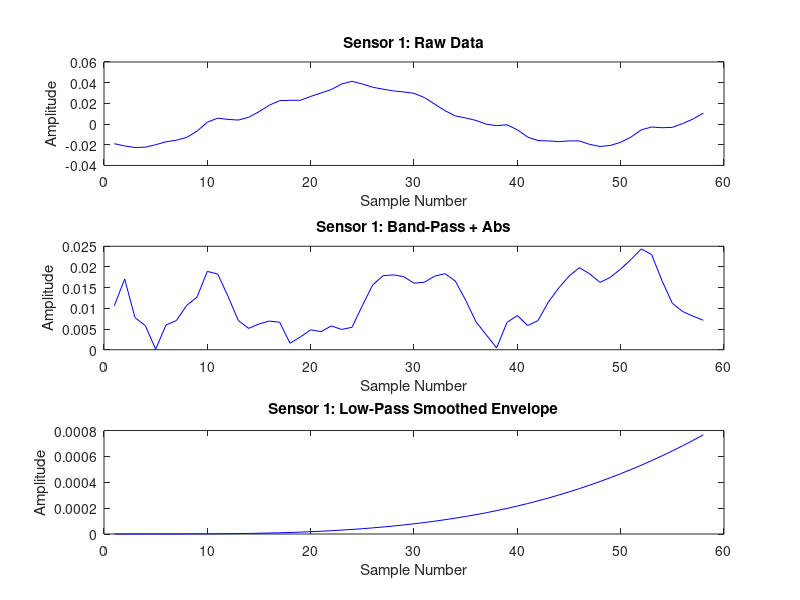

The MATLAB source for this figure: (Note: this script raises an error after producing the figure.)
% live_plot_separate_thresholds.m
% This script continuously reads live_data.txt, accumulates sensor data,
% processes it in three stages, and displays the results in separate figures.
%
% Processing stages for each sensor:
%   1. Raw Live Data
%   2. Band-Pass Filtered + Absolute Value
%   3. Low-Pass Filtered (Smoothed Envelope) with Threshold Lines
%
% Threshold lines for four finger groups (Pinky, Ring, Middle, Index) are
% drawn only on the low-pass smoothed envelope plots.

%% Threshold Variables (adjust as needed)
% Sensor 1 thresholds
sensor1_pinky_lower  = 0.01;
sensor1_pinky_upper  = 0.02;
sensor1_ring_lower   = 0.02;
sensor1_ring_upper   = 0.03;
sensor1_middle_lower = 0.03;
sensor1_middle_upper = 0.04;
sensor1_index_lower  = 0.04;
sensor1_index_upper  = 0.05;

% Sensor 2 thresholds
sensor2_pinky_lower  = 0.01;
sensor2_pinky_upper  = 0.02;
sensor2_ring_lower   = 0.02;
sensor2_ring_upper   = 0.03;
sensor2_middle_lower = 0.03;
sensor2_middle_upper = 0.04;
sensor2_index_lower  = 0.04;
sensor2_index_upper  = 0.05;

%% Filter Design Parameters
fs = 1000;  % Sampling frequency in Hz

% Butterworth band-pass filter (e.g., 20-450 Hz for EMG)
order_bp = 4;
low_cutoff = 20;   % Hz
high_cutoff = 450; % Hz
[b_bp, a_bp] = butter(order_bp, [low_cutoff high_cutoff] / (fs/2));

% Butterworth low-pass filter for envelope smoothing (e.g., 4 Hz cutoff)
order_lp = 4;
lp_cutoff = 4;   % Hz
[b_lp, a_lp] = butter(order_lp, lp_cutoff / (fs/2));

%% Initialize History Arrays
sensor1_history = [];
sensor2_history = [];

% Initialize state variables for threshold detection
sensor1_current_finger = '';
sensor2_current_finger = '';

% Create figures for Sensor 1 and Sensor 2
figure(1); % Sensor 1
figure(2); % Sensor 2

while true
    % Open the file for reading
    fid = fopen('raw_emg_data.txt', 'r');
    if fid == -1
        disp('Cannot open file. Check the filename or file path.');
        pause(1);
        continue;
    end
    
    % Read entire file content as a string
    fileText = fscanf(fid, '%c');
    fclose(fid);
    
    % Extract sensor data using regular expressions
    sensor1_tokens = regexp(fileText, 'Sensor\s*1:\s*\[(.*?)\]', 'tokens');
    sensor2_tokens = regexp(fileText, 'Sensor\s*2:\s*\[(.*?)\]', 'tokens');
    
    % Convert tokens to numeric arrays if available
    if ~isempty(sensor1_tokens)
        sensor1_data = str2num(sensor1_tokens{1}{1});  %#ok<ST2NM>
    else
        sensor1_data = [];
    end
    
    if ~isempty(sensor2_tokens)
        sensor2_data = str2num(sensor2_tokens{1}{1});  %#ok<ST2NM>
    else
        sensor2_data = [];
    end
    
    % Append new data to the cumulative history
    sensor1_history = [sensor1_history, sensor1_data];
    sensor2_history = [sensor2_history, sensor2_data];
    
    % --- Processing Sensor Data ---
    % Stage 1 & 2: Band-Pass Filter then take Absolute Value
    sensor1_bp_abs = abs(filter(b_bp, a_bp, sensor1_history));
    sensor2_bp_abs = abs(filter(b_bp, a_bp, sensor2_history));
    
    % Stage 3: Low-Pass Filter for envelope smoothing
    sensor1_env = filter(b_lp, a_lp, sensor1_bp_abs);
    sensor2_env = filter(b_lp, a_lp, sensor2_bp_abs);
    
    % --- Check for Sensor 1 Threshold Crossing ---
    if ~isempty(sensor1_env)
        currentValue = sensor1_env(end);  % Latest envelope value for Sensor 1
        newFinger = '';  % Determine which threshold is currently met
    
        % Check thresholds in descending order (higher thresholds take precedence)
        if currentValue >= sensor1_index_lower
            newFinger = 'i';
        elseif currentValue >= sensor1_middle_lower
            newFinger = 'm';
        elseif currentValue >= sensor1_ring_lower
            newFinger = 'r';
        elseif currentValue >= sensor1_pinky_lower
            newFinger = 'p';
        end
    
        % Log new event only if the threshold state has changed
        if ~isempty(newFinger) && ~strcmp(newFinger, sensor1_current_finger)
            fid_out = fopen('finger_output.txt', 'a');
            fprintf(fid_out, 'Sensor1: %s\n', newFinger);
            fclose(fid_out);
            sensor1_current_finger = newFinger;
        end
    
        % Reset the trigger state when the signal drops below the pinky threshold
        if currentValue < sensor1_pinky_lower
            sensor1_current_finger = '';
        end
    end
    
    % --- Check for Sensor 2 Threshold Crossing ---
    if ~isempty(sensor2_env)
        currentValue2 = sensor2_env(end);  % Latest envelope value for Sensor 2
        newFinger2 = '';
    
        if currentValue2 >= sensor2_index_lower
            newFinger2 = 'i';
        elseif currentValue2 >= sensor2_middle_lower
            newFinger2 = 'm';
        elseif currentValue2 >= sensor2_ring_lower
            newFinger2 = 'r';
        elseif currentValue2 >= sensor2_pinky_lower
            newFinger2 = 'p';
        end
    
        if ~isempty(newFinger2) && ~strcmp(newFinger2, sensor2_current_finger)
            fid_out = fopen('finger_output.txt', 'a');
            fprintf(fid_out, 'Sensor2: %s\n', newFinger2);
            fclose(fid_out);
            sensor2_current_finger = newFinger2;
        end
    
        if currentValue2 < sensor2_pinky_lower
            sensor2_current_finger = '';
        end
    end
    
    % --- Plotting for Sensor 1 ---
    figure(1);
    clf;  % Clear figure
    % Subplot 1: Raw Data
    subplot(3,1,1);
    plot(sensor1_history, 'b');
    title('Sensor 1: Raw Data');
    xlabel('Sample Number'); ylabel('Amplitude');
    
    % Subplot 2: Band-Pass Filtered + Absolute Value
    subplot(3,1,2);
    plot(sensor1_bp_abs, 'b');
    title('Sensor 1: Band-Pass + Abs');
    xlabel('Sample Number'); ylabel('Amplitude');
    
    % Subplot 3: Low-Pass Smoothed Envelope with Threshold Lines
    subplot(3,1,3);
    plot(sensor1_env, 'b');
    title('Sensor 1: Low-Pass Smoothed Envelope');
    xlabel('Sample Number'); ylabel('Amplitude');
    hold on;
    yline(sensor1_pinky_lower, '--g', 'Pinky Lower');
    yline(sensor1_pinky_upper, '--g', 'Pinky Upper');
    yline(sensor1_ring_lower, '--m', 'Ring Lower');
    yline(sensor1_ring_upper, '--m', 'Ring Upper');
    yline(sensor1_middle_lower, '--c', 'Middle Lower');
    yline(sensor1_middle_upper, '--c', 'Middle Upper');
    yline(sensor1_index_lower, '--k', 'Index Lower');
    yline(sensor1_index_upper, '--k', 'Index Upper');
    hold off;
    
    % --- Plotting for Sensor 2 ---
    figure(2);
    clf;  % Clear figure
    % Subplot 1: Raw Data
    subplot(3,1,1);
    plot(sensor2_history, 'r');
    title('Sensor 2: Raw Data');
    xlabel('Sample Number'); ylabel('Amplitude');
    
    % Subplot 2: Band-Pass Filtered + Absolute Value
    subplot(3,1,2);
    plot(sensor2_bp_abs, 'r');
    title('Sensor 2: Band-Pass + Abs');
    xlabel('Sample Number'); ylabel('Amplitude');
    
    % Subplot 3: Low-Pass Smoothed Envelope with Threshold Lines
    subplot(3,1,3);
    plot(sensor2_env, 'r');
    title('Sensor 2: Low-Pass Smoothed Envelope');
    xlabel('Sample Number'); ylabel('Amplitude');
    hold on;
    yline(sensor2_pinky_lower, '--g', 'Pinky Lower');
    yline(sensor2_pinky_upper, '--g', 'Pinky Upper');
    yline(sensor2_ring_lower, '--m', 'Ring Lower');
    yline(sensor2_ring_upper, '--m', 'Ring Upper');
    yline(sensor2_middle_lower, '--c', 'Middle Lower');
    yline(sensor2_middle_upper, '--c', 'Middle Upper');
    yline(sensor2_index_lower, '--k', 'Index Lower');
    yline(sensor2_index_upper, '--k', 'Index Upper');
    hold off;
    
    drawnow;
    pause(0.5);  % Adjust pause interval as needed
end
